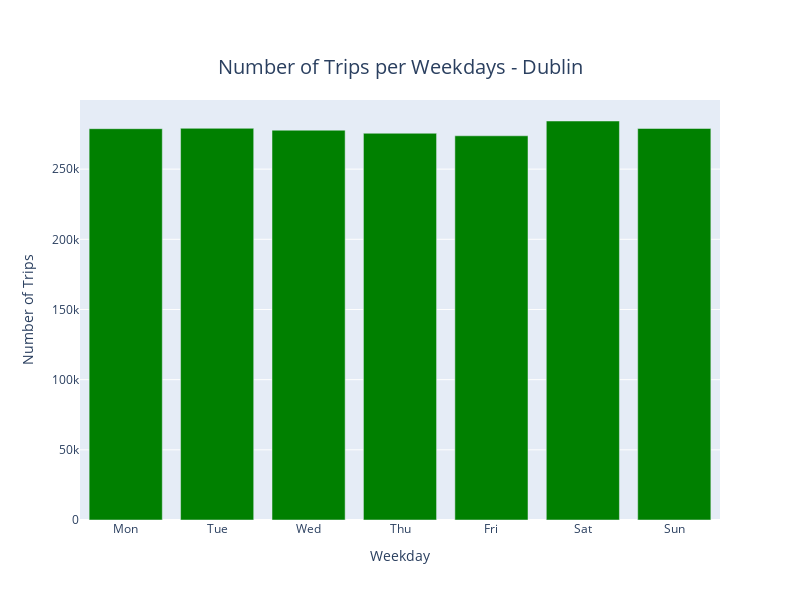

Write notebook code for a chart like this one.
### Markdown cell above
### Weekdays

### Code cell
#Selecting dataset and creating number of trips.

dublin_trips_per_weekday = dublin_trips_per_time.groupby('weekday').size().reset_index(name='number_of_trips')

# Transforming numbers into weekday names.
w_names = ['Mon', 'Tue', 'Wed', 'Thu', 'Fri', 'Sat', 'Sun']

# Takes all values from the 'weekday' column and substitutes them for the dictionary values.
dublin_trips_per_weekday['weekday_name'] = dublin_trips_per_weekday['weekday'].apply(lambda x: w_names[x-1]) 

fig = px.bar(dublin_trips_per_weekday, x='weekday_name', y='number_of_trips', 
             labels={'weekday_name': 'Weekday', 'number_of_trips': 'Number of Trips'},
             title = 'Number of Trips per Weekdays - Dublin',
             width=800,
             height=600,
             category_orders={'weekday_name': ['Mon', 'Tue', 'Wed', 'Thu', 'Fri', 'Sat', 'Sun']},
             color_discrete_sequence=['green'])

fig.update_traces(textposition='outside')
fig.update_layout(title={'text': 'Number of Trips per Weekdays - Dublin','y':0.9,'x':0.5,'xanchor': 'center','yanchor': 'top','font': {'size': 20}})
fig.show()


# Adapted from: https://plotly.com/python/hover-text-and-formatting/

### Figure 1 — Plotly figure (JSON) as saved in the notebook; plotly's stock layout.template omitted (floating-point values rounded to 4 significant figures)
{"data": [{"alignmentgroup": "True", "hovertemplate": "Weekday=%{x}<br>Number of Trips=%{y}<extra></extra>", "legendgroup": "", "marker": {"color": "green", "pattern": {"shape": ""}}, "name": "", "offsetgroup": "", "orientation": "v", "showlegend": false, "textposition": "outside", "type": "bar", "x": ["Mon", "Tue", "Wed", "Thu", "Fri", "Sat", "Sun"], "xaxis": "x", "y": [278814, 279086, 277747, 275576, 273762, 284304, 278982], "yaxis": "y"}], "layout": {"barmode": "relative", "height": 600, "legend": {"tracegroupgap": 0}, "title": {"font": {"size": 20}, "text": "Number of Trips per Weekdays - Dublin", "x": 0.5, "xanchor": "center", "y": 0.9, "yanchor": "top"}, "width": 800, "xaxis": {"anchor": "y", "autorange": true, "categoryarray": ["Mon", "Tue", "Wed", "Thu", "Fri", "Sat", "Sun"], "categoryorder": "array", "domain": [0, 1], "range": [-0.5, 6.5], "title": {"text": "Weekday"}, "type": "category"}, "yaxis": {"anchor": "x", "autorange": true, "domain": [0, 1], "range": [0, 299300.0], "title": {"text": "Number of Trips"}, "type": "linear"}}}
